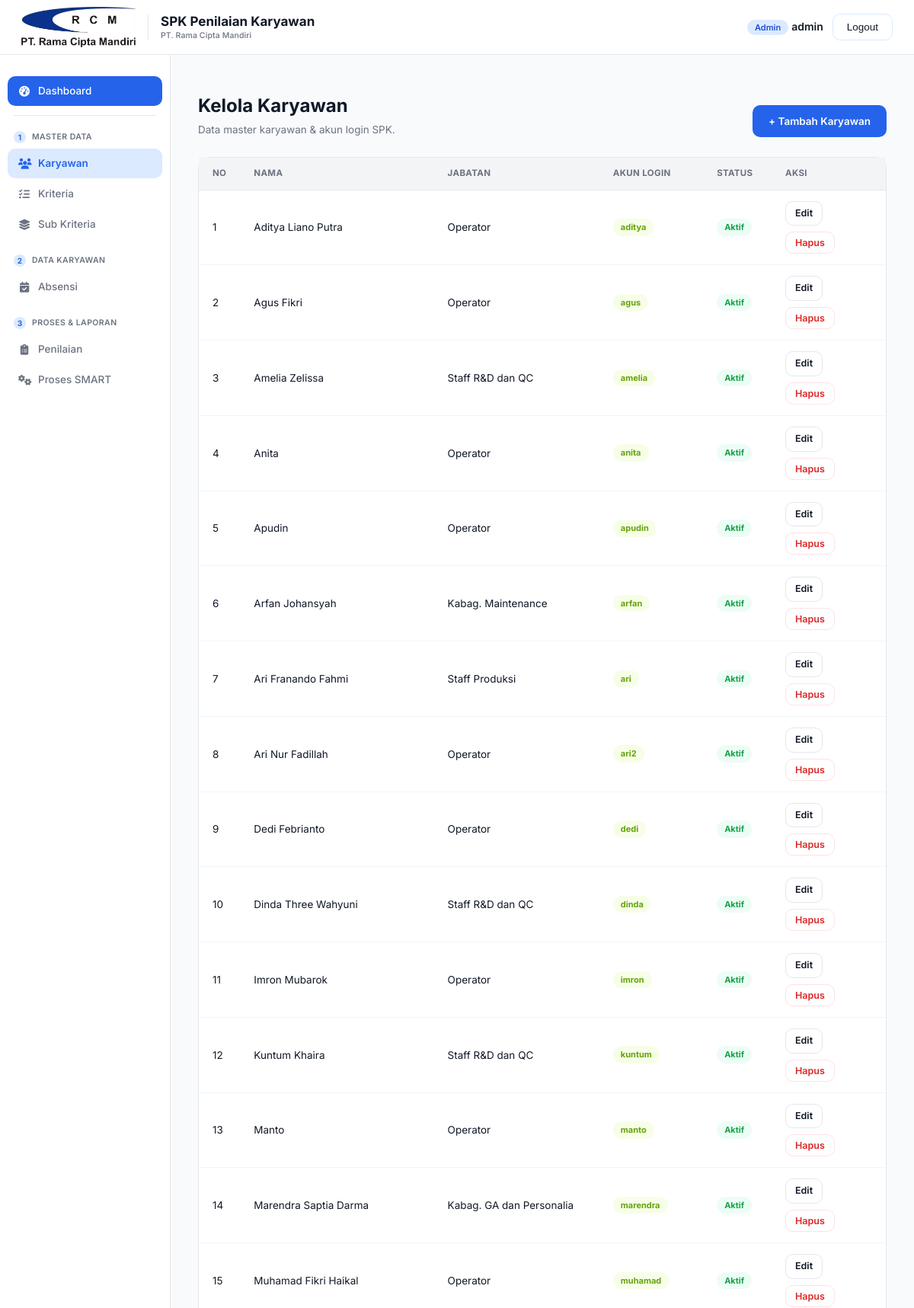
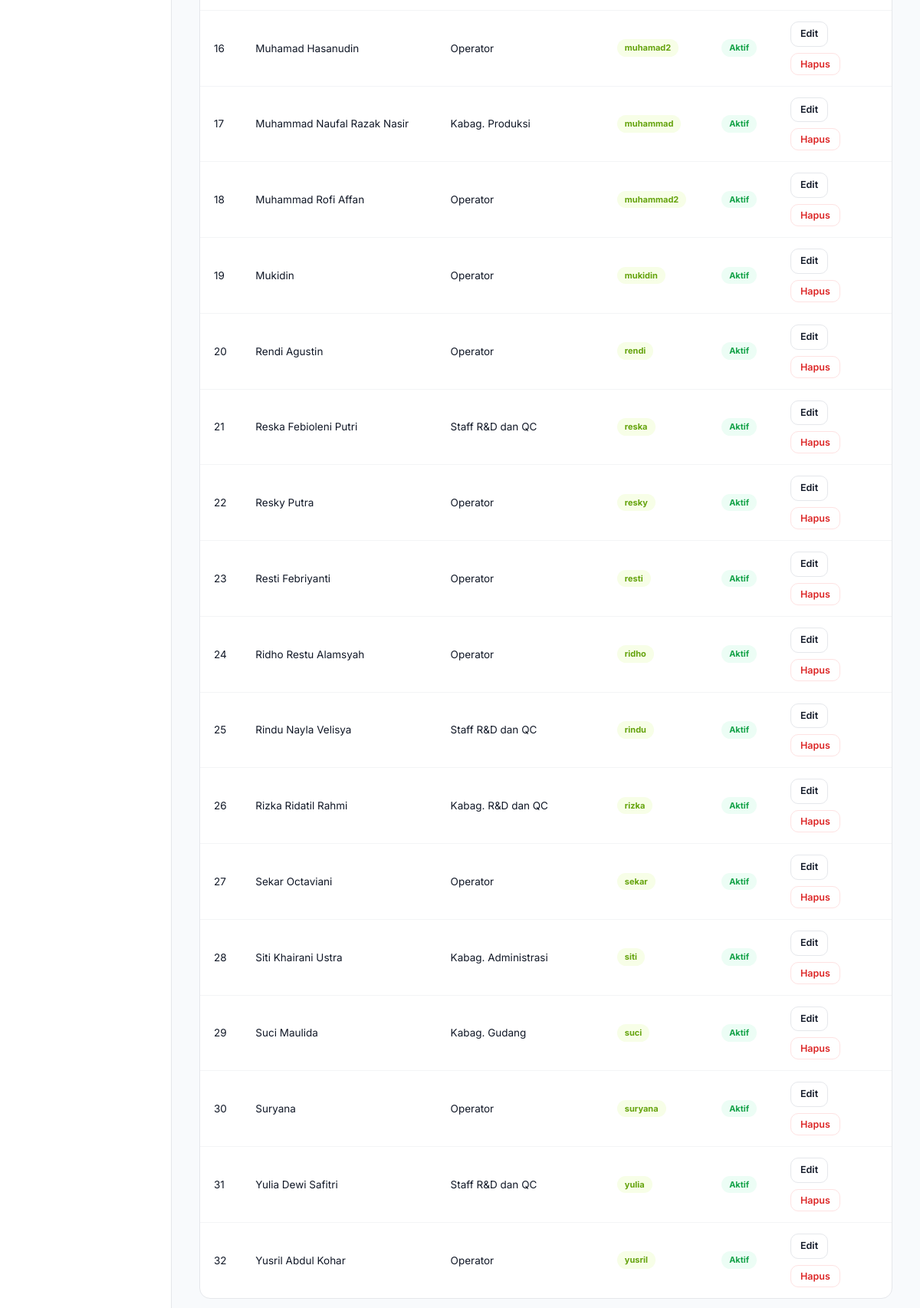
Screenshot of /admin-panel/karyawan/ (signed in) with the database file from the repository (2 pictures, top to bottom).
### rama_cipta_mandiri/models.py (models this page shows, shortened)
class Karyawan(models.Model):
    JABATAN_CHOICES = [
        ('kabag_ga_personalia', 'Kabag. GA dan Personalia'),
        ('kabag_administrasi', 'Kabag. Administrasi'),
        ('kabag_gudang', 'Kabag. Gudang'),
        ('kabag_rnd_qc', 'Kabag. R&D dan QC'),
        ('kabag_produksi', 'Kabag. Produksi'),
        ('staff_produksi', 'Staff Produksi'),
        ('staff_rnd_qc', 'Staff R&D dan QC'),
        ('kabag_maintenance', 'Kabag. Maintenance'),
        ('operator', 'Operator'),
    ]
    user = models.OneToOneField(User, on_delete=models.CASCADE, null=True, blank=True)
    nama = models.CharField(max_length=100)
    jabatan = models.CharField(max_length=30, choices=JABATAN_CHOICES, blank=True)
    aktif = models.BooleanField(default=True)
    tanggal_masuk = models.DateField(null=True, blank=True)
    class Meta:
        verbose_name = "Karyawan"
        verbose_name_plural = "Karyawan"
        ordering = ['nama']

### rama_cipta_mandiri/views/admin/karyawan.py (the view)
# urls.py: path('admin-panel/karyawan/', admin.karyawan_list, name='karyawan_list'),
@superuser_required
def karyawan_list(request):
    daftar_karyawan = Karyawan.objects.select_related('user').order_by('nama', 'id')
    context = {'daftar_karyawan': daftar_karyawan}
    return render(request, 'admin_panel/karyawan_list.html', context)

### rama_cipta_mandiri/templates/admin_panel/karyawan_list.html (shortened to what this page needs)
{% extends 'base.html' %}
{% load static %}
{% block extra_css %}
<link rel="stylesheet" href="{% static 'css/karyawan_list.css' %}">
{% endblock %}
{% block content %}
<div class="page-header-row">
    <div class="page-header">
        <h1>Kelola Karyawan</h1>
        <p>Data master karyawan & akun login SPK.</p>
    </div>
    <a href="{% url 'karyawan_create' %}" class="btn btn-primary">+ Tambah Karyawan</a>
</div>
<div class="card">
    <table>
        <thead>
            <tr>
                <th style="width:36px;">No</th>
                <th>Nama</th>
                <th>Jabatan</th>
                <th>Akun Login</th>
                <th>Status</th>
                <th style="width:150px;">Aksi</th>
            </tr>
        </thead>
        <tbody>
            {% for k in daftar_karyawan %}
            <tr>
                <td>{{ forloop.counter }}</td>
                <td>{{ k.nama }}</td>
                <td>{{ k.get_jabatan_display|default:"-" }}</td>
                <td>
                    {% if k.user_id %}
                        <span class="badge badge-baik">{{ k.user.username }}</span>
                    {% else %}
                        <span class="stat-hint">Belum ada akun</span>
                    {% endif %}
                </td>
                <td>
                    {% if k.aktif %}
                        <span class="badge badge-sangat-baik">Aktif</span>
                    {% else %}
                        <span class="badge badge-kurang">Nonaktif</span>
                    {% endif %}
                </td>
                <td>
                    <div class="table-actions">
                        <a href="{% url 'karyawan_update' k.pk %}" class="btn btn-outline btn-sm">Edit</a>
                        <button type="button"
                                class="btn btn-danger btn-sm"
                                onclick="openDeleteModal('{% url 'karyawan_delete' k.pk %}', '{{ k.nama|escapejs }}')">
                            Hapus
                        </button>
                    </div>
                </td>
            </tr>
            {% empty %}
            <tr>
                <td colspan="8" style="text-align:center; color:var(--ink-600); padding:24px;">
                    Belum ada data karyawan.
                </td>
            </tr>
            {% endfor %}
        </tbody>
    </table>
</div>
{% endblock %}

### rama_cipta_mandiri/templates/base.html (shortened to what this page needs)
{% load static %}
<!DOCTYPE html>
<html lang="id">
<head>
    <link rel="stylesheet" href="https://cdnjs.cloudflare.com/ajax/libs/font-awesome/6.5.1/css/all.min.css">
    <link rel="stylesheet" href="https://cdn.jsdelivr.net/npm/bootstrap-icons@1.11.3/font/bootstrap-icons.min.css">
    <link rel="stylesheet" href="{% static 'css/base.css' %}">
    {% block extra_css %}{% endblock %}
</head>
<body>
    <div class="topbar">
        <div class="topbar-brand">
                <div class="topbar-logo">
                    <img src="{% static 'img/logo-rcm.jpeg' %}" alt="PT. Rama Cipta Mandiri">
                </div>
                <div class="topbar-app-name">
                    <span>SPK Penilaian Karyawan</span>
                    <small>PT. Rama Cipta Mandiri</small>
                </div>
            </div>
        {% if user.is_authenticated %}
        <div class="topbar-user">
            <span class="role-badge">{% if user.is_superuser %}Admin{% else %}Karyawan{% endif %}</span>
            <span class="username">{{ user.get_full_name|default:user.username }}</span>
            <button type="button" class="logout-btn" onclick="openLogoutModal()">Logout</button>
        </div>
        {% endif %}
    </div>
    {% if user.is_authenticated %}
        {% if user.is_superuser %}
            {% include 'partials/sidebar_admin.html' %}
        {% else %}
            {% include 'partials/sidebar_karyawan.html' %}
        {% endif %}
    {% endif %}
    <div class="main-content">
        {% block content %}{% endblock %}
    </div>
</body>
</html>

### rama_cipta_mandiri/static/css/karyawan_list.css (style rules this page uses)
.table-actions { display: flex; gap: 8px; flex-wrap: wrap; }

### rows the page displays
Karyawan: nama "Aditya Liano Putra", jabatan "Operator", user.username "aditya", aktif "Aktif"
Karyawan: nama "Agus Fikri", jabatan "Operator", user.username "agus", aktif "Aktif"
Karyawan: nama "Amelia Zelissa", jabatan "Staff R&D dan QC", user.username "amelia", aktif "Aktif"
Karyawan: nama "Anita", jabatan "Operator", user.username "anita", aktif "Aktif"
Karyawan: nama "Apudin", jabatan "Operator", user.username "apudin", aktif "Aktif"
Karyawan: nama "Arfan Johansyah", jabatan "Kabag. Maintenance", user.username "arfan", aktif "Aktif"
Karyawan: nama "Ari Franando Fahmi", jabatan "Staff Produksi", user.username "ari", aktif "Aktif"
Karyawan: nama "Ari Nur Fadillah", jabatan "Operator", user.username "ari2", aktif "Aktif"
Karyawan: nama "Dedi Febrianto", jabatan "Operator", user.username "dedi", aktif "Aktif"
Karyawan: nama "Dinda Three Wahyuni", jabatan "Staff R&D dan QC", user.username "dinda", aktif "Aktif"
Karyawan: nama "Imron Mubarok", jabatan "Operator", user.username "imron", aktif "Aktif"
Karyawan: nama "Kuntum Khaira", jabatan "Staff R&D dan QC", user.username "kuntum", aktif "Aktif"
Karyawan: nama "Manto", jabatan "Operator", user.username "manto", aktif "Aktif"
Karyawan: nama "Marendra Saptia Darma", jabatan "Kabag. GA dan Personalia", user.username "marendra", aktif "Aktif"
Karyawan: nama "Muhamad Fikri Haikal", jabatan "Operator", user.username "muhamad", aktif "Aktif"
Karyawan: nama "Muhamad Hasanudin", jabatan "Operator", user.username "muhamad2", aktif "Aktif"
Karyawan: nama "Muhammad Naufal Razak Nasir", jabatan "Kabag. Produksi", user.username "muhammad", aktif "Aktif"
Karyawan: nama "Muhammad Rofi Affan", jabatan "Operator", user.username "muhammad2", aktif "Aktif"
Karyawan: nama "Mukidin", jabatan "Operator", user.username "mukidin", aktif "Aktif"
Karyawan: nama "Rendi Agustin", jabatan "Operator", user.username "rendi", aktif "Aktif"
Karyawan: nama "Reska Febioleni Putri", jabatan "Staff R&D dan QC", user.username "reska", aktif "Aktif"
Karyawan: nama "Resky Putra", jabatan "Operator", user.username "resky", aktif "Aktif"
Karyawan: nama "Resti Febriyanti", jabatan "Operator", user.username "resti", aktif "Aktif"
Karyawan: nama "Ridho Restu Alamsyah", jabatan "Operator", user.username "ridho", aktif "Aktif"
Karyawan: nama "Rindu Nayla Velisya", jabatan "Staff R&D dan QC", user.username "rindu", aktif "Aktif"
Karyawan: nama "Rizka Ridatil Rahmi", jabatan "Kabag. R&D dan QC", user.username "rizka", aktif "Aktif"
Karyawan: nama "Sekar Octaviani", jabatan "Operator", user.username "sekar", aktif "Aktif"
Karyawan: nama "Siti Khairani Ustra", jabatan "Kabag. Administrasi", user.username "siti", aktif "Aktif"
Karyawan: nama "Suci Maulida", jabatan "Kabag. Gudang", user.username "suci", aktif "Aktif"
Karyawan: nama "Suryana", jabatan "Operator", user.username "suryana", aktif "Aktif"
Karyawan: nama "Yulia Dewi Safitri", jabatan "Staff R&D dan QC", user.username "yulia", aktif "Aktif"
Karyawan: nama "Yusril Abdul Kohar", jabatan "Operator", user.username "yusril", aktif "Aktif"

### other values shown
{{ user.get_full_name|default:user.username }} "admin"
